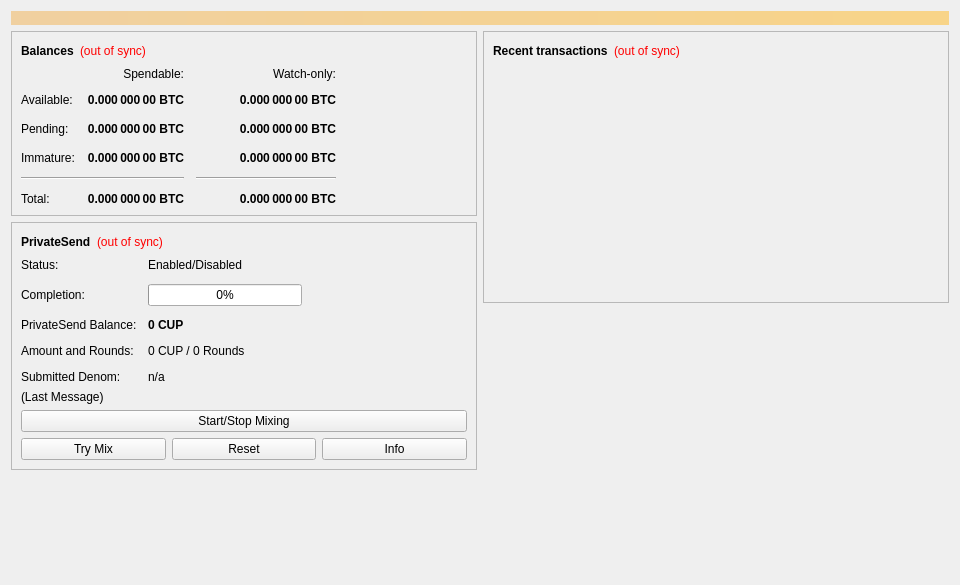
<?xml version="1.0" encoding="UTF-8"?>
<ui version="4.0">
 <class>OverviewPage</class>
 <widget class="QWidget" name="OverviewPage">
  <property name="geometry">
   <rect>
    <x>0</x>
    <y>0</y>
    <width>960</width>
    <height>585</height>
   </rect>
  </property>
  <property name="minimumSize">
   <size>
    <width>960</width>
    <height>0</height>
   </size>
  </property>
  <property name="windowTitle">
   <string>Form</string>
  </property>
  <layout class="QVBoxLayout" name="topLayout">
   <item>
    <widget class="QLabel" name="labelAlerts">
     <property name="visible">
      <bool>false</bool>
     </property>
     <property name="styleSheet">
      <string notr="true">QLabel { background-color: qlineargradient(x1: 0, y1: 0, x2: 1, y2: 0, stop:0 #F0D0A0, stop:1 #F8D488); color:#000000; }</string>
     </property>
     <property name="wordWrap">
      <bool>true</bool>
     </property>
     <property name="margin">
      <number>3</number>
     </property>
     <property name="textInteractionFlags">
      <set>Qt::TextSelectableByMouse</set>
     </property>
    </widget>
   </item>
   <item>
    <layout class="QHBoxLayout" name="horizontalLayout" stretch="1,1">
     <item>
      <layout class="QVBoxLayout" name="verticalLayout_2">
       <item>
        <widget class="QFrame" name="frame">
         <property name="frameShape">
          <enum>QFrame::StyledPanel</enum>
         </property>
         <property name="frameShadow">
          <enum>QFrame::Raised</enum>
         </property>
         <layout class="QVBoxLayout" name="verticalLayout_4">
          <item>
           <layout class="QHBoxLayout" name="horizontalLayout_4">
            <item>
             <widget class="QLabel" name="label_5">
              <property name="font">
               <font>
                <weight>75</weight>
                <bold>true</bold>
               </font>
              </property>
              <property name="text">
               <string>Balances</string>
              </property>
             </widget>
            </item>
            <item>
             <widget class="QLabel" name="labelWalletStatus">
              <property name="toolTip">
               <string>The displayed information may be out of date. Your wallet automatically synchronizes with the Cup network after a connection is established, but this process has not completed yet.</string>
              </property>
              <property name="styleSheet">
               <string notr="true">QLabel { color: red; }</string>
              </property>
              <property name="text">
               <string notr="true">(out of sync)</string>
              </property>
              <property name="alignment">
               <set>Qt::AlignLeading|Qt::AlignLeft|Qt::AlignVCenter</set>
              </property>
             </widget>
            </item>
            <item>
             <spacer name="horizontalSpacer_3">
              <property name="orientation">
               <enum>Qt::Horizontal</enum>
              </property>
              <property name="sizeHint" stdset="0">
               <size>
                <width>40</width>
                <height>20</height>
               </size>
              </property>
             </spacer>
            </item>
           </layout>
          </item>
          <item>
           <layout class="QGridLayout" name="gridLayout">
            <property name="spacing">
             <number>12</number>
            </property>
            <item row="2" column="2">
             <widget class="QLabel" name="labelWatchPending">
              <property name="font">
               <font>
                <weight>75</weight>
                <bold>true</bold>
               </font>
              </property>
              <property name="cursor">
               <cursorShape>IBeamCursor</cursorShape>
              </property>
              <property name="toolTip">
               <string>Unconfirmed transactions to watch-only addresses</string>
              </property>
              <property name="text">
               <string notr="true">0.000 000 00 BTC</string>
              </property>
              <property name="alignment">
               <set>Qt::AlignRight|Qt::AlignTrailing|Qt::AlignVCenter</set>
              </property>
              <property name="textInteractionFlags">
               <set>Qt::LinksAccessibleByMouse|Qt::TextSelectableByKeyboard|Qt::TextSelectableByMouse</set>
              </property>
             </widget>
            </item>
            <item row="2" column="1">
             <widget class="QLabel" name="labelUnconfirmed">
              <property name="font">
               <font>
                <weight>75</weight>
                <bold>true</bold>
               </font>
              </property>
              <property name="cursor">
               <cursorShape>IBeamCursor</cursorShape>
              </property>
              <property name="toolTip">
               <string>Total of transactions that have yet to be confirmed, and do not yet count toward the spendable balance</string>
              </property>
              <property name="text">
               <string notr="true">0.000 000 00 BTC</string>
              </property>
              <property name="alignment">
               <set>Qt::AlignRight|Qt::AlignTrailing|Qt::AlignVCenter</set>
              </property>
              <property name="textInteractionFlags">
               <set>Qt::LinksAccessibleByMouse|Qt::TextSelectableByKeyboard|Qt::TextSelectableByMouse</set>
              </property>
             </widget>
            </item>
            <item row="3" column="2">
             <widget class="QLabel" name="labelWatchImmature">
              <property name="font">
               <font>
                <weight>75</weight>
                <bold>true</bold>
               </font>
              </property>
              <property name="cursor">
               <cursorShape>IBeamCursor</cursorShape>
              </property>
              <property name="toolTip">
               <string>Mined balance in watch-only addresses that has not yet matured</string>
              </property>
              <property name="text">
               <string notr="true">0.000 000 00 BTC</string>
              </property>
              <property name="alignment">
               <set>Qt::AlignRight|Qt::AlignTrailing|Qt::AlignVCenter</set>
              </property>
              <property name="textInteractionFlags">
               <set>Qt::LinksAccessibleByMouse|Qt::TextSelectableByKeyboard|Qt::TextSelectableByMouse</set>
              </property>
             </widget>
            </item>
            <item row="4" column="0" colspan="2">
             <widget class="Line" name="lineSpendableBalance">
              <property name="orientation">
               <enum>Qt::Horizontal</enum>
              </property>
             </widget>
            </item>
            <item row="4" column="2">
             <widget class="Line" name="lineWatchBalance">
              <property name="sizePolicy">
               <sizepolicy hsizetype="Preferred" vsizetype="Fixed">
                <horstretch>0</horstretch>
                <verstretch>0</verstretch>
               </sizepolicy>
              </property>
              <property name="minimumSize">
               <size>
                <width>140</width>
                <height>0</height>
               </size>
              </property>
              <property name="orientation">
               <enum>Qt::Horizontal</enum>
              </property>
             </widget>
            </item>
            <item row="5" column="0">
             <widget class="QLabel" name="labelTotalText">
              <property name="text">
               <string>Total:</string>
              </property>
             </widget>
            </item>
            <item row="3" column="1">
             <widget class="QLabel" name="labelImmature">
              <property name="font">
               <font>
                <weight>75</weight>
                <bold>true</bold>
               </font>
              </property>
              <property name="cursor">
               <cursorShape>IBeamCursor</cursorShape>
              </property>
              <property name="toolTip">
               <string>Mined balance that has not yet matured</string>
              </property>
              <property name="text">
               <string notr="true">0.000 000 00 BTC</string>
              </property>
              <property name="alignment">
               <set>Qt::AlignRight|Qt::AlignTrailing|Qt::AlignVCenter</set>
              </property>
              <property name="textInteractionFlags">
               <set>Qt::LinksAccessibleByMouse|Qt::TextSelectableByKeyboard|Qt::TextSelectableByMouse</set>
              </property>
             </widget>
            </item>
            <item row="2" column="3">
             <spacer name="horizontalSpacer_2">
              <property name="orientation">
               <enum>Qt::Horizontal</enum>
              </property>
              <property name="sizeHint" stdset="0">
               <size>
                <width>40</width>
                <height>20</height>
               </size>
              </property>
             </spacer>
            </item>
            <item row="3" column="0">
             <widget class="QLabel" name="labelImmatureText">
              <property name="text">
               <string>Immature:</string>
              </property>
             </widget>
            </item>
            <item row="5" column="1">
             <widget class="QLabel" name="labelTotal">
              <property name="font">
               <font>
                <weight>75</weight>
                <bold>true</bold>
               </font>
              </property>
              <property name="cursor">
               <cursorShape>IBeamCursor</cursorShape>
              </property>
              <property name="toolTip">
               <string>Your current total balance</string>
              </property>
              <property name="text">
               <string notr="true">0.000 000 00 BTC</string>
              </property>
              <property name="alignment">
               <set>Qt::AlignRight|Qt::AlignTrailing|Qt::AlignVCenter</set>
              </property>
              <property name="textInteractionFlags">
               <set>Qt::LinksAccessibleByMouse|Qt::TextSelectableByKeyboard|Qt::TextSelectableByMouse</set>
              </property>
             </widget>
            </item>
            <item row="5" column="2">
             <widget class="QLabel" name="labelWatchTotal">
              <property name="font">
               <font>
                <weight>75</weight>
                <bold>true</bold>
               </font>
              </property>
              <property name="cursor">
               <cursorShape>IBeamCursor</cursorShape>
              </property>
              <property name="toolTip">
               <string>Current total balance in watch-only addresses</string>
              </property>
              <property name="text">
               <string notr="true">0.000 000 00 BTC</string>
              </property>
              <property name="alignment">
               <set>Qt::AlignRight|Qt::AlignTrailing|Qt::AlignVCenter</set>
              </property>
              <property name="textInteractionFlags">
               <set>Qt::LinksAccessibleByMouse|Qt::TextSelectableByKeyboard|Qt::TextSelectableByMouse</set>
              </property>
             </widget>
            </item>
            <item row="0" column="2">
             <widget class="QLabel" name="labelWatchonly">
              <property name="text">
               <string>Watch-only:</string>
              </property>
              <property name="alignment">
               <set>Qt::AlignRight|Qt::AlignTrailing|Qt::AlignVCenter</set>
              </property>
             </widget>
            </item>
            <item row="1" column="0">
             <widget class="QLabel" name="labelBalanceText">
              <property name="text">
               <string>Available:</string>
              </property>
             </widget>
            </item>
            <item row="1" column="1">
             <widget class="QLabel" name="labelBalance">
              <property name="font">
               <font>
                <weight>75</weight>
                <bold>true</bold>
               </font>
              </property>
              <property name="cursor">
               <cursorShape>IBeamCursor</cursorShape>
              </property>
              <property name="toolTip">
               <string>Your current spendable balance</string>
              </property>
              <property name="text">
               <string notr="true">0.000 000 00 BTC</string>
              </property>
              <property name="alignment">
               <set>Qt::AlignRight|Qt::AlignTrailing|Qt::AlignVCenter</set>
              </property>
              <property name="textInteractionFlags">
               <set>Qt::LinksAccessibleByMouse|Qt::TextSelectableByKeyboard|Qt::TextSelectableByMouse</set>
              </property>
             </widget>
            </item>
            <item row="1" column="2">
             <widget class="QLabel" name="labelWatchAvailable">
              <property name="font">
               <font>
                <weight>75</weight>
                <bold>true</bold>
               </font>
              </property>
              <property name="cursor">
               <cursorShape>IBeamCursor</cursorShape>
              </property>
              <property name="toolTip">
               <string>Your current balance in watch-only addresses</string>
              </property>
              <property name="text">
               <string notr="true">0.000 000 00 BTC</string>
              </property>
              <property name="alignment">
               <set>Qt::AlignRight|Qt::AlignTrailing|Qt::AlignVCenter</set>
              </property>
              <property name="textInteractionFlags">
               <set>Qt::LinksAccessibleByMouse|Qt::TextSelectableByKeyboard|Qt::TextSelectableByMouse</set>
              </property>
             </widget>
            </item>
            <item row="2" column="0">
             <widget class="QLabel" name="labelPendingText">
              <property name="text">
               <string>Pending:</string>
              </property>
             </widget>
            </item>
            <item row="0" column="1">
             <widget class="QLabel" name="labelSpendable">
              <property name="text">
               <string>Spendable:</string>
              </property>
              <property name="alignment">
               <set>Qt::AlignRight|Qt::AlignTrailing|Qt::AlignVCenter</set>
              </property>
             </widget>
            </item>
           </layout>
          </item>
         </layout>
        </widget>
       </item>
       <item>
        <widget class="QFrame" name="framePrivateSend">
         <property name="layoutDirection">
          <enum>Qt::LeftToRight</enum>
         </property>
         <property name="frameShape">
          <enum>QFrame::StyledPanel</enum>
         </property>
         <property name="frameShadow">
          <enum>QFrame::Raised</enum>
         </property>
         <layout class="QVBoxLayout" name="VerticalLayout_PS1">
          <item>
           <layout class="QHBoxLayout" name="horizontalLayout_5">
            <item>
             <widget class="QLabel" name="labelPrivateSendHeader">
              <property name="font">
               <font>
                <weight>75</weight>
                <bold>true</bold>
               </font>
              </property>
              <property name="text">
               <string>PrivateSend</string>
              </property>
             </widget>
            </item>
            <item>
             <widget class="QLabel" name="labelPrivateSendSyncStatus">
              <property name="toolTip">
               <string>The displayed information may be out of date. Your wallet automatically synchronizes with the Cup network after a connection is established, but this process has not completed yet.</string>
              </property>
              <property name="styleSheet">
               <string notr="true">QLabel { color: red; }</string>
              </property>
              <property name="text">
               <string notr="true">(out of sync)</string>
              </property>
              <property name="alignment">
               <set>Qt::AlignLeading|Qt::AlignLeft|Qt::AlignVCenter</set>
              </property>
             </widget>
            </item>
            <item>
             <spacer name="horizontalSpacer_4">
              <property name="orientation">
               <enum>Qt::Horizontal</enum>
              </property>
              <property name="sizeHint" stdset="0">
               <size>
                <width>40</width>
                <height>20</height>
               </size>
              </property>
             </spacer>
            </item>
           </layout>
          </item>
          <item>
           <layout class="QFormLayout" name="privateSendFormLayout">
            <property name="fieldGrowthPolicy">
             <enum>QFormLayout::AllNonFixedFieldsGrow</enum>
            </property>
            <property name="horizontalSpacing">
             <number>11</number>
            </property>
            <property name="verticalSpacing">
             <number>12</number>
            </property>
            <item row="0" column="0">
             <widget class="QLabel" name="labelPrivateSendEnabledText">
              <property name="text">
               <string>Status:</string>
              </property>
             </widget>
            </item>
            <item row="0" column="1">
             <widget class="QLabel" name="labelPrivateSendEnabled">
              <property name="text">
               <string>Enabled/Disabled</string>
              </property>
             </widget>
            </item>
            <item row="1" column="0">
             <widget class="QLabel" name="labelCompletitionText">
              <property name="text">
               <string>Completion:</string>
              </property>
             </widget>
            </item>
            <item row="1" column="1">
             <widget class="QProgressBar" name="privateSendProgress">
              <property name="maximumSize">
               <size>
                <width>154</width>
                <height>16777215</height>
               </size>
              </property>
              <property name="value">
               <number>0</number>
              </property>
             </widget>
            </item>
            <item row="2" column="0">
             <widget class="QLabel" name="labelAnonymizedText">
              <property name="text">
               <string>PrivateSend Balance:</string>
              </property>
             </widget>
            </item>
            <item row="2" column="1">
             <widget class="QLabel" name="labelAnonymized">
              <property name="font">
               <font>
                <weight>75</weight>
                <bold>true</bold>
               </font>
              </property>
              <property name="text">
               <string notr="true">0 CUP</string>
              </property>
             </widget>
            </item>
            <item row="3" column="0">
             <widget class="QLabel" name="labelAmountAndRoundsText">
              <property name="text">
               <string>Amount and Rounds:</string>
              </property>
             </widget>
            </item>
            <item row="3" column="1">
             <widget class="QLabel" name="labelAmountRounds">
              <property name="text">
               <string>0 CUP / 0 Rounds</string>
              </property>
             </widget>
            </item>
            <item row="4" column="0">
             <widget class="QLabel" name="labelSubmittedDenomText">
              <property name="text">
               <string>Submitted Denom:</string>
              </property>
             </widget>
            </item>
            <item row="4" column="1">
             <widget class="QLabel" name="labelSubmittedDenom">
              <property name="toolTip">
               <string>The denominations you submitted to the Masternode.&lt;br&gt;To mix, other users must submit the exact same denominations.</string>
              </property>
              <property name="text">
               <string>n/a</string>
              </property>
             </widget>
            </item>
           </layout>
          </item>
          <item>
           <layout class="QVBoxLayout" name="VerticalLayout_PS">
            <item>
             <widget class="QLabel" name="labelPrivateSendLastMessage">
              <property name="text">
               <string>(Last Message)</string>
              </property>
              <property name="alignment">
               <set>Qt::AlignLeading|Qt::AlignLeft|Qt::AlignTop</set>
              </property>
              <property name="wordWrap">
               <bool>true</bool>
              </property>
             </widget>
            </item>
            <item>
             <widget class="QPushButton" name="togglePrivateSend">
              <property name="sizePolicy">
               <sizepolicy hsizetype="MinimumExpanding" vsizetype="Fixed">
                <horstretch>0</horstretch>
                <verstretch>0</verstretch>
               </sizepolicy>
              </property>
              <property name="text">
               <string>Start/Stop Mixing</string>
              </property>
             </widget>
            </item>
            <item>
             <layout class="QHBoxLayout" name="horizontalLayout_debugbuttons">
              <item>
               <widget class="QPushButton" name="privateSendAuto">
                <property name="sizePolicy">
                 <sizepolicy hsizetype="MinimumExpanding" vsizetype="Fixed">
                  <horstretch>0</horstretch>
                  <verstretch>0</verstretch>
                 </sizepolicy>
                </property>
                <property name="toolTip">
                 <string>Try to manually submit a PrivateSend request.</string>
                </property>
                <property name="text">
                 <string>Try Mix</string>
                </property>
               </widget>
              </item>
              <item>
               <widget class="QPushButton" name="privateSendReset">
                <property name="sizePolicy">
                 <sizepolicy hsizetype="MinimumExpanding" vsizetype="Fixed">
                  <horstretch>0</horstretch>
                  <verstretch>0</verstretch>
                 </sizepolicy>
                </property>
                <property name="toolTip">
                 <string>Reset the current status of PrivateSend (can interrupt PrivateSend if it's in the process of Mixing, which can cost you money!)</string>
                </property>
                <property name="autoFillBackground">
                 <bool>false</bool>
                </property>
                <property name="text">
                 <string>Reset</string>
                </property>
               </widget>
              </item>
              <item>
               <widget class="QPushButton" name="privateSendInfo">
                <property name="sizePolicy">
                 <sizepolicy hsizetype="MinimumExpanding" vsizetype="Fixed">
                  <horstretch>0</horstretch>
                  <verstretch>0</verstretch>
                 </sizepolicy>
                </property>
                <property name="toolTip">
                 <string>Information about PrivateSend and Mixing</string>
                </property>
                <property name="text">
                 <string>Info</string>
                </property>
               </widget>
              </item>
             </layout>
            </item>
           </layout>
          </item>
         </layout>
        </widget>
       </item>
       <item>
        <spacer name="verticalSpacer">
         <property name="orientation">
          <enum>Qt::Vertical</enum>
         </property>
         <property name="sizeHint" stdset="0">
          <size>
           <width>20</width>
           <height>40</height>
          </size>
         </property>
        </spacer>
       </item>
      </layout>
     </item>
     <item>
      <layout class="QVBoxLayout" name="verticalLayout_3">
       <item>
        <widget class="QFrame" name="frame_2">
         <property name="frameShape">
          <enum>QFrame::StyledPanel</enum>
         </property>
         <property name="frameShadow">
          <enum>QFrame::Raised</enum>
         </property>
         <layout class="QVBoxLayout" name="verticalLayout">
          <item>
           <layout class="QHBoxLayout" name="horizontalLayout_2">
            <item>
             <widget class="QLabel" name="label_4">
              <property name="font">
               <font>
                <weight>75</weight>
                <bold>true</bold>
               </font>
              </property>
              <property name="text">
               <string>Recent transactions</string>
              </property>
             </widget>
            </item>
            <item>
             <widget class="QLabel" name="labelTransactionsStatus">
              <property name="toolTip">
               <string>The displayed information may be out of date. Your wallet automatically synchronizes with the Cup network after a connection is established, but this process has not completed yet.</string>
              </property>
              <property name="styleSheet">
               <string notr="true">QLabel { color: red; }</string>
              </property>
              <property name="text">
               <string notr="true">(out of sync)</string>
              </property>
              <property name="alignment">
               <set>Qt::AlignLeading|Qt::AlignLeft|Qt::AlignVCenter</set>
              </property>
             </widget>
            </item>
            <item>
             <spacer name="horizontalSpacer">
              <property name="orientation">
               <enum>Qt::Horizontal</enum>
              </property>
              <property name="sizeHint" stdset="0">
               <size>
                <width>40</width>
                <height>20</height>
               </size>
              </property>
             </spacer>
            </item>
           </layout>
          </item>
          <item>
           <widget class="QListView" name="listTransactions">
            <property name="styleSheet">
             <string notr="true">QListView { background: transparent; }</string>
            </property>
            <property name="frameShape">
             <enum>QFrame::NoFrame</enum>
            </property>
            <property name="verticalScrollBarPolicy">
             <enum>Qt::ScrollBarAlwaysOff</enum>
            </property>
            <property name="horizontalScrollBarPolicy">
             <enum>Qt::ScrollBarAlwaysOff</enum>
            </property>
            <property name="selectionMode">
             <enum>QAbstractItemView::NoSelection</enum>
            </property>
           </widget>
          </item>
         </layout>
        </widget>
       </item>
       <item>
        <spacer name="verticalSpacer_2">
         <property name="orientation">
          <enum>Qt::Vertical</enum>
         </property>
         <property name="sizeHint" stdset="0">
          <size>
           <width>20</width>
           <height>40</height>
          </size>
         </property>
        </spacer>
       </item>
      </layout>
     </item>
    </layout>
   </item>
  </layout>
 </widget>
 <resources/>
 <connections/>
</ui>
